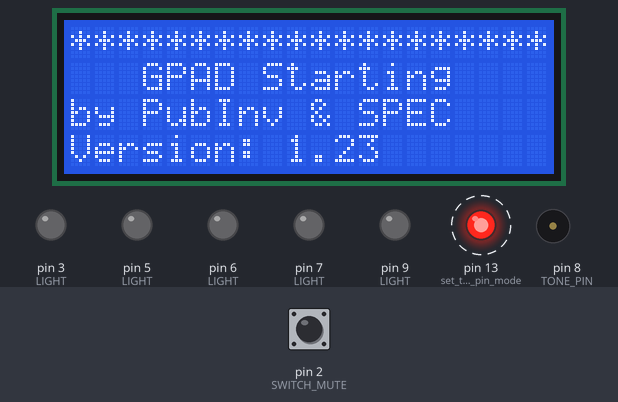
Simulated run of this sketch. Board: Arduino Uno, built with avr-gcc and run on an emulated ATmega328P. Parts: 20×4 character LCD, output pins drawn as LEDs (lit = HIGH), buzzer (waves = sounding). Dashed ring = blinking. The test bench sets the inputs (shaded band); at power-on: pin 2 (SWITCH_MUTE) HIGH. What the sketch prints to the serial monitor is not drawn.

Above: at 1.7 s.
1.8 s: pin 2 (SWITCH_MUTE) pulled LOW for 0.15 s
At 1.87 s:
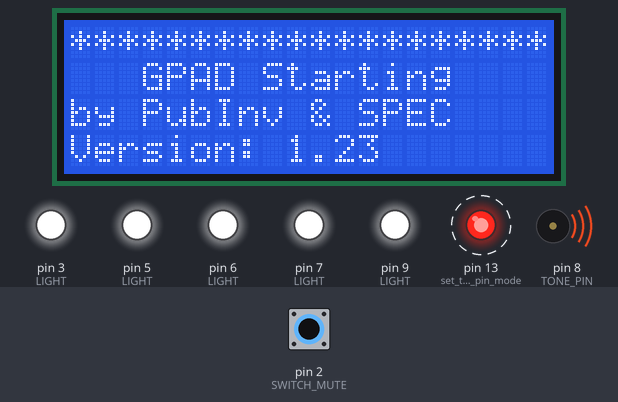
2.5 s: pin 2 (SWITCH_MUTE) pulled LOW for 1 s
At 3.8 s:
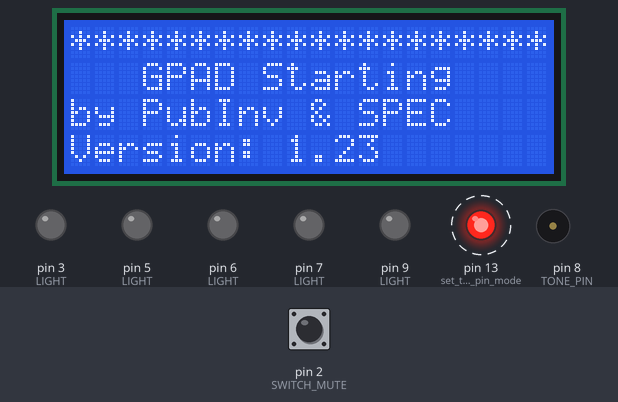
5.0 s: pin 2 (SWITCH_MUTE) pulled LOW for 3.2 s
At 5.42 s:
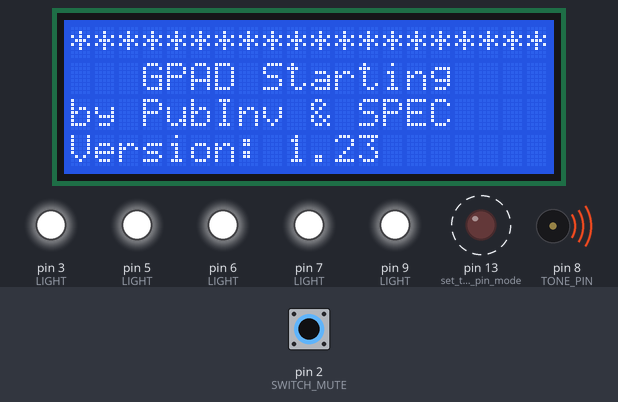
8.8 s: pin 2 (SWITCH_MUTE) driven LOW
At 9.2 s:
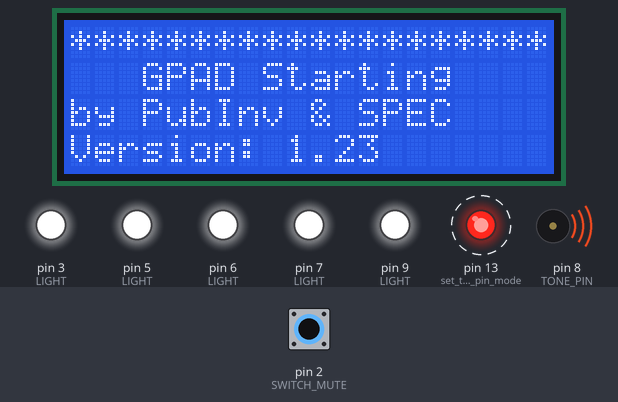
11.8 s: pin 2 (SWITCH_MUTE) driven HIGH
At 12.43 s:
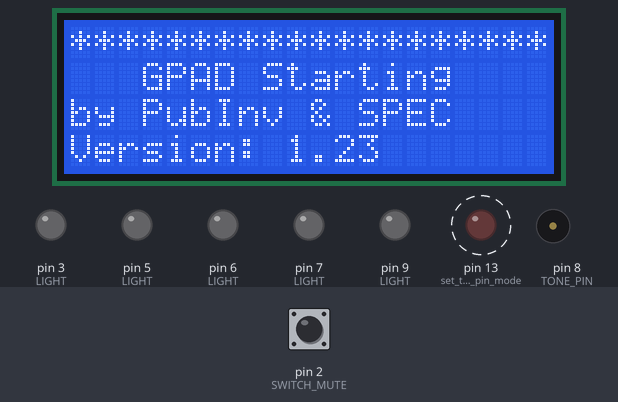
Timing chart, 0 to 15.8 s (numbered marks = the images above; inputs shaded):
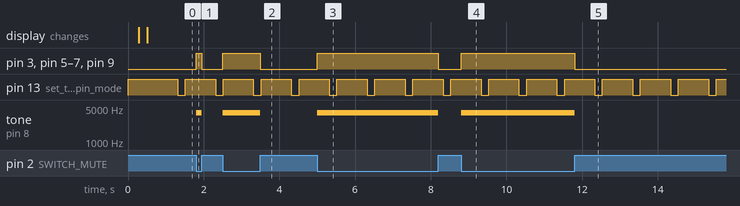

Measured:
- after the input at 1.8 s, pin 3 (LIGHT), pin 5 (LIGHT), pin 6 (LIGHT), pin 7 (LIGHT), pin 9 (LIGHT): LOW → HIGH at once, → LOW 0.15 s later; tone on pin 8 (TONE_PIN): silent → 4000 Hz at once, → silent 0.15 s later
- after the input at 2.5 s, pin 3 (LIGHT), pin 5 (LIGHT), pin 6 (LIGHT), pin 7 (LIGHT), pin 9 (LIGHT): LOW → HIGH at once, → LOW 1.0 s later; tone on pin 8 (TONE_PIN): silent → 4000 Hz at once, → silent 1.0 s later
- after the input at 5.0 s, pin 3 (LIGHT), pin 5 (LIGHT), pin 6 (LIGHT), pin 7 (LIGHT), pin 9 (LIGHT): LOW → HIGH at once, → LOW 3.2 s later; tone on pin 8 (TONE_PIN): silent → 4000 Hz at once, → silent 3.2 s later
- after the input at 8.8 s, pin 3 (LIGHT), pin 5 (LIGHT), pin 6 (LIGHT), pin 7 (LIGHT), pin 9 (LIGHT): LOW → HIGH at once; tone on pin 8 (TONE_PIN): silent → 4000 Hz at once
- after the input at 11.8 s, pin 3 (LIGHT), pin 5 (LIGHT), pin 6 (LIGHT), pin 7 (LIGHT), pin 9 (LIGHT): HIGH → LOW at once; tone on pin 8 (TONE_PIN): 4000 Hz → silent at once
- by itself, pin 13 (set_the_LED_pin_mode): alternates HIGH for 0.80 s and LOW for 0.20 s

The sketch:

sketch.ino
```cpp
// (licence header left out)
/* The purpose of this code is to help test the hardware of the GPAD.
 * GPAD was created by Public Invention and Sustainable Progress and Equality Collective
 * See: https://github.com/PubInv/general-alarm-device
 * And: https://www.specollective.org/
*/

#define VERSION 1.23             //Version of this software
#define BAUDRATE 115200

//Set LED wink parameters
const int HIGH_TIME_LED_MS = 800;    //time in milliseconds
const int LOW_TIME_LED_MS = 200;
unsigned long lastLEDtime_ms = 0;
unsigned long nextLEDchangee_ms = 100; //time in ms.

//Setup for buzzer.
//const int BUZZER_TEST_FREQ = 130; // One below middle C3. About 67 db, 3" x 4.875" 8 Ohm speakers no cabinet at 1 Meter.
//const int BUZZER_TEST_FREQ = 260; // Middle C4. About ?? db, 3" x 4.875" 8 Ohm speakers no cabinet at 1 Meter.
//const int BUZZER_TEST_FREQ = 1000; //About 76 db, 3" x 4.875" 8 Ohm speakers no cabinet at 1 Meter.
const int BUZZER_TEST_FREQ = 4000; // Buzzers, 3 V 4kHz 60dB @ 3V, 10 cm.  The specified frequencey for the Version 1 buzzer.

//For I2C Scan
#include <Wire.h>
//For LCD
#include <LiquidCrystal_I2C.h>
LiquidCrystal_I2C lcd(0x38, 20, 4); // set the LCD address to 0x27 for a 20 chars and 4 line display in Wokwi, and 0x38 for the physical GPAD board

//Pin definitions.  Assign symbolic constant to Arduino pin numbers.
//For more information see: https://www.arduino.cc/en/Tutorial/Foundations/DigitalPins
#define SWITCH_MUTE 2
#define TONE_PIN 8
#define LIGHT0 3
#define LIGHT1 5
#define LIGHT2 6
#define LIGHT3 9
#define LIGHT4 7

//Allow indexing to LIGHT[] by symbolic name. So LIGHT0 is first and so on.
int LIGHT[] = {LIGHT0, LIGHT1, LIGHT2, LIGHT3, LIGHT4};
const int NUM_LIGHTS = sizeof(LIGHT)/sizeof(LIGHT[0]);

// Functions

void updateWink(void) {
  //Wink the built in LED
  const unsigned long m = millis();
  if (((m - lastLEDtime_ms) > nextLEDchangee_ms) || (m < lastLEDtime_ms)) {
    if (digitalRead(LED_BUILTIN) == LOW) {
      digitalWrite(LED_BUILTIN, HIGH);   // turn the LED on (HIGH is the voltage level)
      nextLEDchangee_ms = HIGH_TIME_LED_MS;
    } else {
      digitalWrite(LED_BUILTIN, LOW);   // turn the LED on (HIGH is the voltage level)
      nextLEDchangee_ms = LOW_TIME_LED_MS;
    }
    lastLEDtime_ms = m;
  }//end of Wink
}

/* Assumes LCD has been initilized
 * Turns off Back Light
 * Clears display
 * Turns on back light.
 */
void clearLCD(void) {
  lcd.noBacklight();
  lcd.clear();
}

//Splash a message so we can tell the LCD is working
void splashLCD(void) {
  lcd.init();                      // initialize the lcd
  // Print a message to the LCD.
  lcd.backlight();
  lcd.setCursor(0, 0);
  lcd.print("********************");
  lcd.setCursor(3, 1);
  lcd.print("GPAD Starting");
  lcd.setCursor(0, 2);
  lcd.print("by PubInv & SPEC");
  lcd.setCursor(0, 3);
  lcd.print("Version: ");
  lcd.print(VERSION);
}// end splashLCD

//Portions of this copied from example i2c_scanner
//Scan I2C
void scanI2C(void) {
  Serial.println ();
  Serial.println ("I2C scanner. Scanning ...");
  byte count = 0;

  Wire.begin();
  for (byte i = 8; i < 120; i++)
  {
    Wire.beginTransmission (i);
    if (Wire.endTransmission () == 0)
    {
      Serial.print ("Found address: ");
      Serial.print (i, DEC);
      Serial.print (" (0x");
      Serial.print (i, HEX);
      Serial.println (")");
      count++;
      delay (1);  // maybe unneeded?
    } // end of good response
  } // end of for loop
  Serial.println ("Done.");
  Serial.print ("Found ");
  Serial.print (count, DEC);
  Serial.println (" device(s).");
}//end scanI2C()

void setup() {
  //Lets make the LED high near the start of setup for visual clue
  pinMode(LED_BUILTIN, OUTPUT);      // set the LED pin mode
  digitalWrite(LED_BUILTIN, HIGH);   // turn the LED on (HIGH is the voltage level)

  //Serial setup
  delay(100);
  Serial.begin(BAUDRATE);
  delay(100);                         //Wait before sending the first data to terminal

  Serial.print("FactoryTest V");
  Serial.println(VERSION);
  Serial.println("Start I2C scan");
  scanI2C();
  Serial.println("End I2C scan");

  lcd.init();                      // initialize the lcd
  Serial.println("Clear LCD");
  clearLCD();
  delay(100);
  Serial.println("Start LCD splash");
  splashLCD();
  Serial.println("EndLCD splash");

  Serial.println("Set up GPIO pins");
  pinMode(SWITCH_MUTE, INPUT_PULLUP);
  for (int i = 0; i < NUM_LIGHTS; i++) {
    Serial.println(LIGHT[i]);
    pinMode(LIGHT[i], OUTPUT);
  }
  Serial.println("end set up GPIO pins");

  digitalWrite(LED_BUILTIN, LOW);   // turn the LED off at end of setup
}// end of setup()

void loop() {
  updateWink(); //The builtin LED.

  if (digitalRead(SWITCH_MUTE) != HIGH) {
    tone(TONE_PIN, BUZZER_TEST_FREQ);
    Serial.println("Button pressed.");
    for (int i = 0; i < NUM_LIGHTS; i++) {
      digitalWrite(LIGHT[i], HIGH);
    }
  } else {
    noTone(TONE_PIN);
    for (int i = 0; i < NUM_LIGHTS; i++) {
      digitalWrite(LIGHT[i], LOW);
    }
  }
}//end loop()
```
